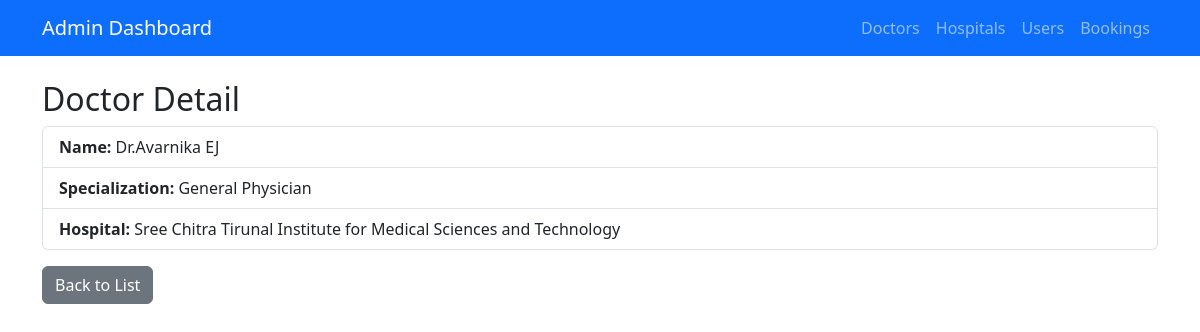
The app's page /admin-dashboard/doctors/32/ with its own data.
### doctors/models.py (models this page shows, shortened)
class Doctor(models.Model):
    name = models.CharField(max_length=100)
    specialization = models.CharField(max_length=100)
    hospital=models.ForeignKey(Hospital,on_delete=models.CASCADE,null=True)

### hospital/models.py (models this page shows, shortened)
class Hospital(models.Model):
    name = models.CharField(max_length=255)
    location = models.CharField(max_length=255)

### admin_dashboard/views.py (the view)
# urls.py: path('doctors/<int:pk>/', views.doctor_detail, name='doctor_detail'),
def doctor_detail(request, pk):
    doctor = get_object_or_404(Doctor, pk=pk)
    return render(request, 'admin_dashboard/doctor_detail.html', {'doctor': doctor})

### admin_dashboard/templates/admin_dashboard/doctor_detail.html
{% extends 'admin_dashboard/base.html' %}
{% block content %}
<h2>Doctor Detail</h2>
<ul class="list-group mb-3">
    <li class="list-group-item"><strong>Name:</strong> {{ doctor.name }}</li>
    <li class="list-group-item"><strong>Specialization:</strong> {{ doctor.specialization }}</li>
    <li class="list-group-item"><strong>Hospital:</strong> {{ doctor.hospital.name }}</li>
</ul>
<a href="{% url 'doctor_list' %}" class="btn btn-secondary">Back to List</a>
{% endblock %}

### records on screen
Doctor: name "Dr.Avarnika EJ", specialization "General Physician", hospital.name "Sree Chitra Tirunal Institute for Medical Sciences and Technology"
